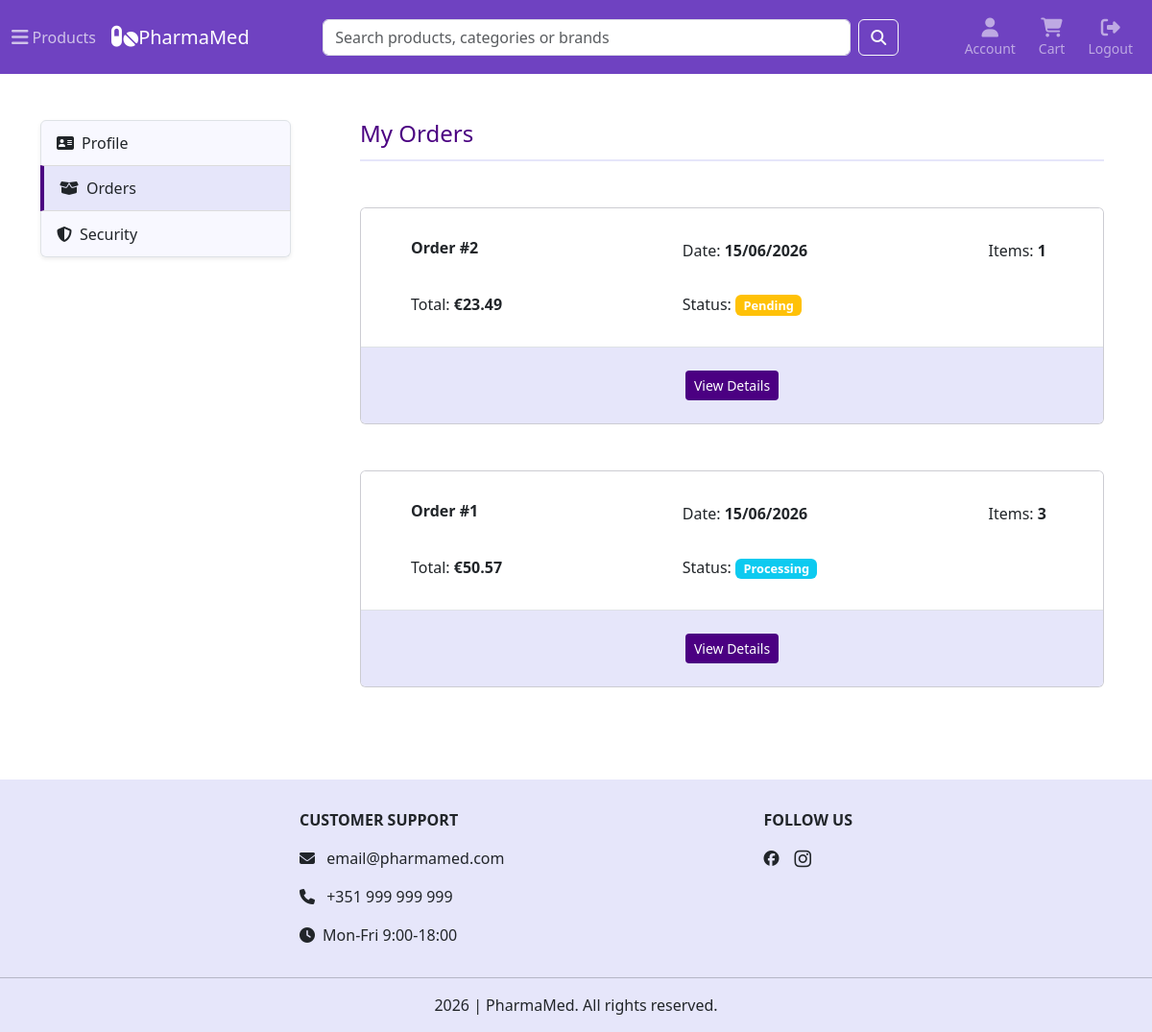
Screenshot of /account/orders (signed in) with the database file from the repository.
### tables this page shows
CREATE TABLE orders (
    id INTEGER PRIMARY KEY AUTOINCREMENT,
    user_id INTEGER NOT NULL,
    address_id INTEGER NOT NULL,
    full_name TEXT NOT NULL,
    address_line TEXT NOT NULL,
    postal_code TEXT NOT NULL,
    city TEXT NOT NULL,
    country TEXT NOT NULL,
    shipping_method TEXT NOT NULL,
    subtotal REAL NOT NULL,
    shipping_cost REAL NOT NULL,
    total REAL NOT NULL,
    status TEXT NOT NULL DEFAULT 'pending',
    created_at TIMESTAMP DEFAULT CURRENT_TIMESTAMP,
    updated_at TIMESTAMP DEFAULT CURRENT_TIMESTAMP,
    FOREIGN KEY (user_id) REFERENCES users(id)
);

### app/routes/account.py (the view)
@account_bp.route("/orders")
@login_required
def orders():
    db = get_db()
    orders = get_user_orders(db, current_user.id)
    return render_template("account/orders.html", active_page="orders", orders=orders)

### app/__init__.py (called while the page is built)
@app.context_processor
def inject_globals():
    return {
        "categories_menu": load_categories_menu(),
        "cart_count": get_cart_count()
    }

### app/models/user.py (called while the page is built)
@login_manager.user_loader
def load_user(user_id):
    db = get_db()
    user = db.execute(
        """
        SELECT id, email, first_name, last_name
        FROM users
        WHERE id = ?
        """,
        (int(user_id),)
    ).fetchone()
    if user is None:
        return None
    return User(
        user["id"],
        user["email"],
        user["first_name"],
        user["last_name"]
    )

### app/services/cart_service.py (called while the page is built)
def get_cart_count():
    db = get_db()
    if current_user.is_authenticated:
        return db_cart_count(db, current_user.id)
    session_cart = session.get('cart', {})
    return sum(session_cart.values())

def db_cart_count(db, user_id):
    cart_count = db.execute(
        """
        SELECT SUM(quantity) as total
        FROM cart_items ci
        JOIN carts c ON ci.cart_id = c.id
        WHERE c.user_id = ?
        """,
        (user_id,)
    ).fetchone()
    return cart_count["total"] or 0

### app/services/order_service.py (called while the page is built)
def get_user_orders(db, user_id, limit=None):
    query = """
        SELECT o.*, SUM(oi.quantity) AS item_count
        FROM orders o
        JOIN order_items oi ON oi.order_id = o.id
        WHERE o.user_id = ?
        GROUP BY o.id
        ORDER BY o.created_at DESC
    """
    params = [user_id]
    if limit is not None:
        query += " LIMIT ?"
        params.append(limit)
    orders = db.execute(query, tuple(params)).fetchall()
    return orders

### app/utils/categories.py (called while the page is built)
def load_categories_menu():
    db = get_db()
    rows = db.execute(
        """
        SELECT category_id, name, parent_id, icon
        FROM categories
        ORDER BY category_id
        """
    ).fetchall()
    categories_menu = {}
    for row in rows:
        if row["parent_id"] == 0:
            categories_menu[row["category_id"]] = {
                "category_data": row,
                "subcategories": []
            }
    for row in rows:
        parent_id = row["parent_id"]
        if parent_id != 0 and parent_id in categories_menu:
            categories_menu[parent_id]["subcategories"].append(row)
    return categories_menu

### app/utils/db.py (called while the page is built)
def get_db():
    if "db" not in g:
        g.db = sqlite3.connect(DATABASE_PATH)
        g.db.row_factory = sqlite3.Row
        g.db.execute("PRAGMA foreign_keys = ON")
    return g.db

### app/utils/formatting.py (called while the page is built)
def format_date(value):
    return datetime.strptime(value, "%Y-%m-%d %H:%M:%S").strftime("%d/%m/%Y")

### app/templates/account/orders.html (shortened to what this page needs)
{% extends "account/account.html" %}
{% block account_content %}
<div class="section-heading pb-1">
    <h1 class="fs-4">My Orders</h1>
</div>
{% for order in orders %}
    <div class="card order-card my-5">
        <ul class="list-group list-group-flush">
            <li class="list-group-item p-3">
                <div class="row mt-3">
                    <div class="col-12 col-md-6 col-lg-5 mb-3 mb-md-0 ps-lg-5">
                        <h2 class="fs-6 fw-bold">Order #{{ order.id }} </h2>
                    </div>
                    <div class="col-12 col-md-6 col-lg-5">
                        <p>Date: <strong>{{ order.created_at | format_date }}</strong></p>
                    </div>
                    <div class="col-12 col-md-6 col-lg-2 mt-md-3 mt-lg-0">
                        <p>Items: <strong>{{ order.item_count }}</strong></p>
                    </div>
                    <div class="col-12 col-md-6 col-lg-5 mt-md-3 ps-lg-5">
                        <p>Total: <strong>€{{ "%.2f"|format(order.total) }}</strong></p>
                    </div>
                    <div class="col-12 col-md-6 col-lg-7 mt-md-3">
                        <p>Status:
                            <span class="badge {% if order.status == 'pending' %}bg-warning{% elif order.status == 'processing' %}bg-info{% elif order.status == 'shipped' %}bg-primary{% elif order.status == 'delivered' %}bg-success{% elif order.status == 'cancelled' %}bg-danger{% endif %}">
                                {{ order.status|title }}
                            </span>
                        </p>
                    </div>
                </div>
            </li>
            <li class="list-group-item dark-item p-4">
                <div class="text-center">
                    <a href="{{ url_for('account.order_details', order_id=order.id) }}" class="btn btn-sm action-btn" aria-label="View details for order {{ order.id }}">
                        View Details
                    </a>
                </div>
            </li>
        </ul>
    </div>
{% endfor %}
{% endblock %}

### app/static/styles.css (style rules this page uses)
#productsMenu .accordion-item .list-group-item, .category-card, .pagination .page-link:hover, .sort-btn.show, .filter-btn.show, .total-items, .cart-bottom, .order-card { background-color: #F8F8FF; }
#productsMenu .list-group-item:hover, #productsMenu .accordion-button:not(.collapsed):hover, .carousel, .category-card:hover, .breadcrumb-nav, .sorting-dropdown .dropdown-item:hover, .filter-dropdown .dropdown-item:hover, #accountSidebar .list-group-item:hover, .dark-item { background-color: #E6E6FA; }
.category-card .card-title, .category-name, .product-name, .item-name, .section-heading, .forgot-password-link a:hover { color: #4B0082; }
.action-btn { background-color: #4B0082; color: white; }
.badge { background-color: #4B0082; font-size: 0.8rem; }
.register-link, .login-link, .section-heading { border-bottom: solid 2px #E6E6FA; }

### rows the page displays
orders: id "2", created_at "15/06/2026", item_count "1", total "23.49", status "Pending"
orders: id "1", created_at "15/06/2026", item_count "3", total "50.57", status "Processing"
